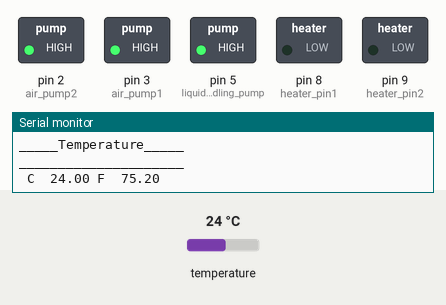
This sketch was run on a simulated Arduino Uno, built with avr-gcc and run on an emulated ATmega328P. On the bench: switched loads named in the sketch (green lamp = pin HIGH), the last lines printed to the serial monitor. The test bench sets the inputs (shaded band); at power-on: temperature 24 °C.

Above: at 3.3 s.
3.4 s: temperature set to 26.5 °C
8.6 s: temperature set to 27.3 °C
At 11.9 s:
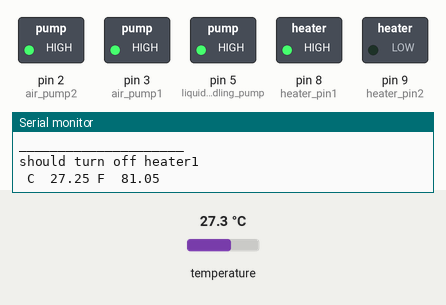
12.2 s: temperature set to 12 °C
At 14.5 s:
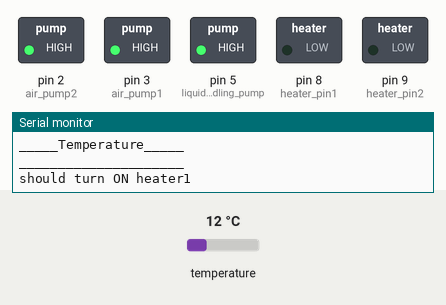
Timing chart, 0 to 16.0 s (numbered marks = the images above; inputs shaded):
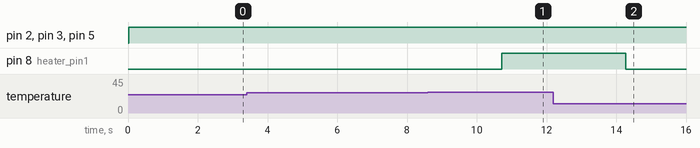

The sketch:

iGEM_bioreactor_MASTER.ino
```cpp
#include <OneWire.h>
#include <DallasTemperature.h>

#define ONE_WIRE_BUS 6

OneWire oneWire(ONE_WIRE_BUS);
DallasTemperature sensors(&oneWire);

float Celcius=0;
float Fahrenheit=0;
//https://lastminuteengineers.com/ds18b20-arduino-tutorial/

int air_pump1 = 3;
int air_pump2 =2;
int liquid_handling_pump = 5;

int temperature_threshold_1 = 26;
int heater_pin1 = 8;
int heater_pin2 = 9;

void setup() {
  // put your setup code here, to run once:

  Serial.begin(9600); //Baud rate: 9600

  Serial.println("_____________________");
  Serial.println("_____Hello Wolrd_____");
  Serial.println("_____________________");

  sensors.begin();

  pinMode(air_pump1, OUTPUT);
  pinMode(air_pump2, OUTPUT);
  pinMode(liquid_handling_pump, OUTPUT);

  pinMode(heater_pin1, OUTPUT);
  pinMode(heater_pin2, OUTPUT);
}


int read_temperature(){
  Serial.println("_____________________");
  Serial.println("_____Temperature_____");
  Serial.println("_____________________");

  sensors.requestTemperatures();
  Celcius=sensors.getTempCByIndex(0);
  Fahrenheit=sensors.toFahrenheit(Celcius);
  Serial.print(" C  ");
  Serial.print(Celcius);
  Serial.print(" F  ");
  Serial.println(Fahrenheit);
  delay(1000);

  Serial.println("_____________________");
  Serial.println("_____Temperature_____");
  Serial.println("_____________________");

  return Celcius;
}

float readOD(){
  Serial.println("_____________________");
  Serial.println("_____OD_____");
  Serial.println("_____________________");

  int sensorValue = analogRead(A0);// read the input on analog pin 0:
  float voltage = sensorValue * (5.0 / 1024.0); // Convert the analog reading (which goes from 0 - 1023) to a voltage (0 - 5V):
  Serial.println(voltage); // print out the value you read:
  delay(500);
  Serial.println("_____________________");
  Serial.println("_____OD_____");
  Serial.println("_____________________");
  return voltage;
}

void loop() {
  // put your main code here, to run repeatedly:

  digitalWrite(air_pump1, HIGH);
  digitalWrite(air_pump2, HIGH);
  digitalWrite(liquid_handling_pump, HIGH);
/*
  digitalWrite(air_pump1, HIGH);
  digitalWrite(air_pump2, HIGH);
  digitalWrite(liquid_handling_pump, HIGH);

  delay(1000);

  digitalWrite(air_pump1, LOW);
  digitalWrite(air_pump2, LOW);
  digitalWrite(liquid_handling_pump, LOW);
  delay(1000);
*/
  sensors.requestTemperatures();
  Celcius=sensors.getTempCByIndex(0);
  Fahrenheit=sensors.toFahrenheit(Celcius);
  Serial.print(" C  ");
  Serial.print(Celcius);
  Serial.print(" F  ");
  Serial.println(Fahrenheit);
  delay(1000);
  int temp1 = read_temperature();

  if  (temp1 > temperature_threshold_1){
    Serial.println("should turn off heater1");
    digitalWrite(heater_pin1,HIGH);
  }else{
    Serial.println("should turn ON heater1");
    digitalWrite(heater_pin1,LOW);
  }

}
```

Measured:
- the behaviour switches between 26.9 and 27 °C on temperature (found by bisection; images 0 and 1)
- after the input at 8.6 s, pin 8 (heater_pin1): LOW → HIGH after 2.1 s
- after the input at 12.2 s, pin 8 (heater_pin1): HIGH → LOW after 2.1 s
